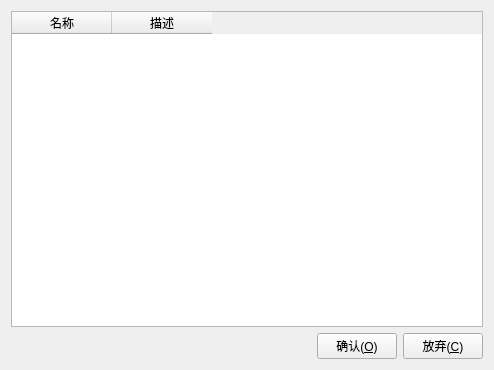
<?xml version="1.0" encoding="UTF-8"?>
<ui version="4.0">
 <class>selfun</class>
 <widget class="QWidget" name="selfun">
  <property name="geometry">
   <rect>
    <x>0</x>
    <y>0</y>
    <width>494</width>
    <height>370</height>
   </rect>
  </property>
  <property name="windowTitle">
   <string>selfun</string>
  </property>
  <layout class="QGridLayout" name="gridLayout">
   <item row="0" column="0">
    <widget class="QTableWidget" name="tableWidget">
     <column>
      <property name="text">
       <string>名称</string>
      </property>
     </column>
     <column>
      <property name="text">
       <string>描述</string>
      </property>
     </column>
    </widget>
   </item>
   <item row="1" column="0">
    <layout class="QHBoxLayout" name="horizontalLayout">
     <item>
      <spacer name="horizontalSpacer">
       <property name="orientation">
        <enum>Qt::Horizontal</enum>
       </property>
       <property name="sizeHint" stdset="0">
        <size>
         <width>40</width>
         <height>20</height>
        </size>
       </property>
      </spacer>
     </item>
     <item>
      <widget class="QPushButton" name="btnOk">
       <property name="text">
        <string>确认(&amp;O)</string>
       </property>
       <property name="icon">
        <iconset resource="skdraw.qrc">
         <normaloff>:/images/ok</normaloff>:/images/ok</iconset>
       </property>
      </widget>
     </item>
     <item>
      <widget class="QPushButton" name="btnCancel">
       <property name="text">
        <string>放弃(&amp;C)</string>
       </property>
       <property name="icon">
        <iconset resource="skdraw.qrc">
         <normaloff>:/images/delete</normaloff>:/images/delete</iconset>
       </property>
      </widget>
     </item>
    </layout>
   </item>
  </layout>
 </widget>
 <layoutdefault spacing="6" margin="11"/>
 <resources>
  <include location="skdraw.qrc"/>
 </resources>
 <connections/>
</ui>
